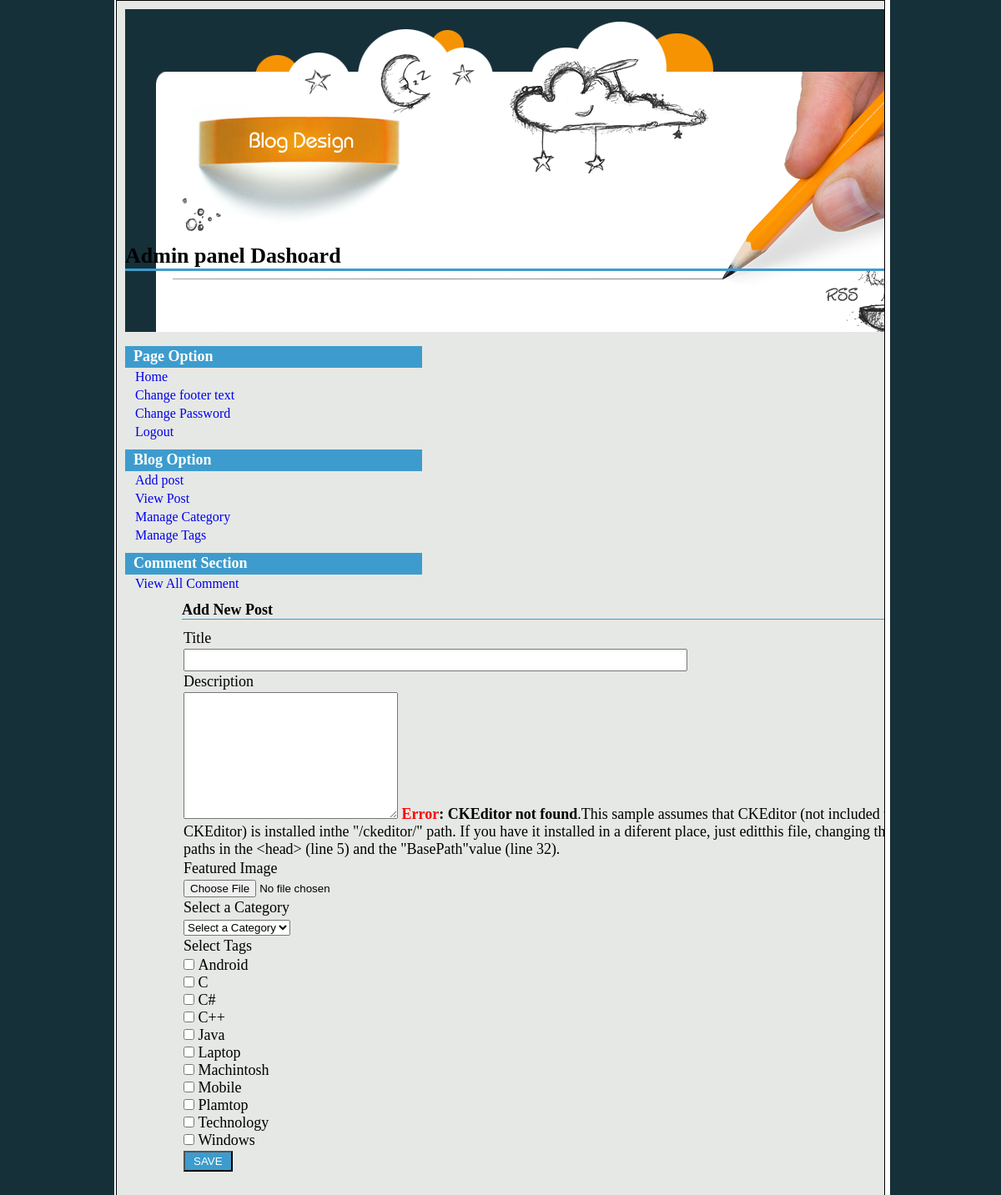
The app's page /admin/post-add.php (signed in) with its own data.
### tables this page shows
CREATE TABLE IF NOT EXISTS `tbl_tag` (
`tag_id` int(11) NOT NULL,
  `tag_name` varchar(255) NOT NULL
);

### admin/post-add.php (the view, shortened to what this page needs)
<?php
include('../config.php');
?>
<?php include('header.php')?>
	<h2>Add New Post</h2>
	<form action="" method="post" enctype="multipart/form-data">
	<table class="tbl1">
		<tr>
			<td>Title</td>
		</tr>
		<tr>
		<td><input class="long" type="text" name="post_title"></td>
		</tr>
		<tr>
			<td>Description</td>
		</tr>
		<tr>
			<td>
			<textarea name="post_description" cols="30" rows="10"></textarea>
			</td>
		<tr>
			<td>Featured Image</td>
		</tr>
		<tr>
		<td><input type="file" name="post_image"></td>
		</tr>
		<tr><td>Select a Category</td></tr>
		<tr>
			<td>
			<select name="cat_id">
			<option value="">Select a Category</option>
			</select>
			</td>
		</tr>
		<tr><td>Select Tags</td></tr>
		<tr>
			<td>
				<?php
				$statement = $db->prepare("SELECT * FROM tbl_tag ORDER BY tag_name ASC");
				$statement->execute();
				$result = $statement->fetchAll(PDO::FETCH_ASSOC);
				foreach($result as $row){
					?>
					<input type="checkbox" name="tag_id[]" value="<?php echo $row['tag_id']; ?>">&nbsp;<?php echo $row['tag_name']; ?> <br>
					<?php
				}
			?>
			</td>
		</tr>
		</tr>
		<tr>
			<td><input type="submit" value="SAVE" name="form1"></td>
		</tr>
	</table>
	</form>
<?php include('footer.php')?>

### style_admin.css (style rules this page uses)
* { padding:0; margin:0; }
body { font-family: 'Times New Roman',arial; font-size:18px; }
input[type='submit'] { cursor: pointer; background-color:#3d9ccd; padding:3px 10px; color:#fff; }
input.long[type='text'], input.long[type='password'] { width: 600px; }
#content h2 { border-bottom:1px solid #3d9ccd; color:#000; font-size: 18px; margin-top: 10px; }
table.tbl1 { margin-top: 10px; }
table.tbl1 tr td input[type='text'] { font-size: 16px; height: 23px; line-height: 23px; }

### style.css (style rules this page uses)
* { margin:0px; padding:0px; }
html { width:100%; height:100%; background-color:#163039; }
body { width:1000px; height:100%; position:relative; margin:0 auto; background-image:url(images/bg.gif); background-position:top left; background-repeat:repeat-y; }
html > body { height:auto; min-height:100%; }

### records on screen
tbl_tag: tag_name "Android"
tbl_tag: tag_name "C"
tbl_tag: tag_name "C#"
tbl_tag: tag_name "C++"
tbl_tag: tag_name "Java"
tbl_tag: tag_name "Laptop"
tbl_tag: tag_name "Machintosh"
tbl_tag: tag_name "Mobile"
tbl_tag: tag_name "Plamtop"
tbl_tag: tag_name "Technology"
tbl_tag: tag_name "Windows"
